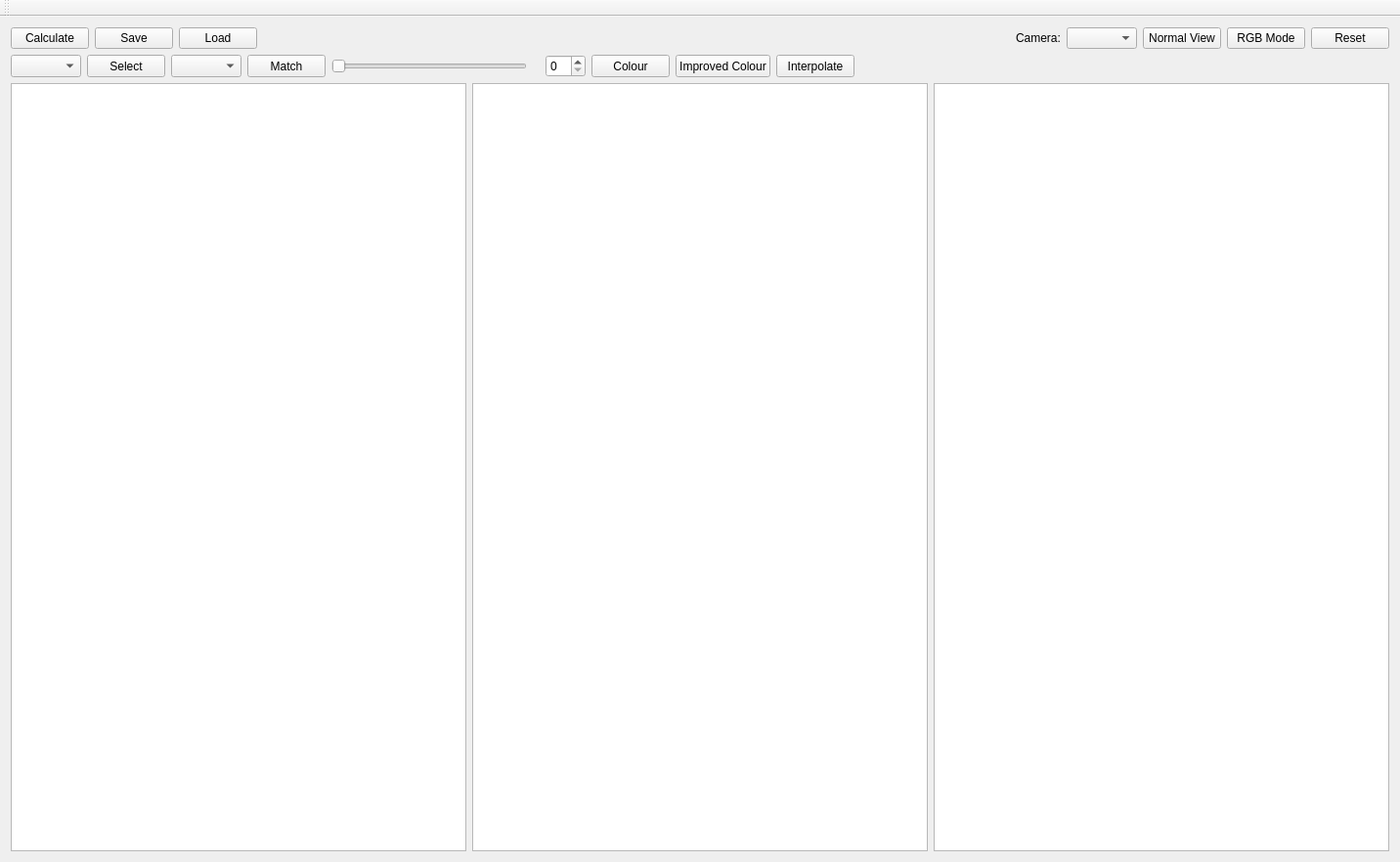
<?xml version="1.0" encoding="UTF-8"?>
<ui version="4.0">
 <class>MainWindow</class>
 <widget class="QMainWindow" name="MainWindow">
  <property name="geometry">
   <rect>
    <x>0</x>
    <y>0</y>
    <width>1432</width>
    <height>882</height>
   </rect>
  </property>
  <property name="windowTitle">
   <string>MainWindow</string>
  </property>
  <widget class="QWidget" name="centralWidget">
   <property name="minimumSize">
    <size>
     <width>1070</width>
     <height>0</height>
    </size>
   </property>
   <property name="layoutDirection">
    <enum>Qt::LeftToRight</enum>
   </property>
   <layout class="QVBoxLayout" name="verticalLayout">
    <item>
     <layout class="QHBoxLayout" name="horizontalLayout_5">
      <item>
       <layout class="QHBoxLayout" name="horizontalLayout_2">
        <property name="sizeConstraint">
         <enum>QLayout::SetDefaultConstraint</enum>
        </property>
        <property name="rightMargin">
         <number>0</number>
        </property>
        <property name="bottomMargin">
         <number>0</number>
        </property>
        <item>
         <widget class="QPushButton" name="calcButton">
          <property name="maximumSize">
           <size>
            <width>100</width>
            <height>30</height>
           </size>
          </property>
          <property name="text">
           <string>Calculate</string>
          </property>
         </widget>
        </item>
        <item>
         <widget class="QPushButton" name="saveButton">
          <property name="maximumSize">
           <size>
            <width>100</width>
            <height>30</height>
           </size>
          </property>
          <property name="text">
           <string>Save</string>
          </property>
         </widget>
        </item>
        <item>
         <widget class="QPushButton" name="loadButton">
          <property name="maximumSize">
           <size>
            <width>100</width>
            <height>30</height>
           </size>
          </property>
          <property name="text">
           <string>Load</string>
          </property>
         </widget>
        </item>
       </layout>
      </item>
      <item>
       <spacer name="horizontalSpacer">
        <property name="orientation">
         <enum>Qt::Horizontal</enum>
        </property>
        <property name="sizeHint" stdset="0">
         <size>
          <width>40</width>
          <height>20</height>
         </size>
        </property>
       </spacer>
      </item>
      <item>
       <layout class="QHBoxLayout" name="horizontalLayout_4">
        <item>
         <widget class="QLabel" name="label_2">
          <property name="maximumSize">
           <size>
            <width>100</width>
            <height>16777215</height>
           </size>
          </property>
          <property name="text">
           <string>Camera:</string>
          </property>
         </widget>
        </item>
        <item>
         <widget class="QComboBox" name="cameraBox">
          <property name="maximumSize">
           <size>
            <width>80</width>
            <height>30</height>
           </size>
          </property>
          <property name="currentText">
           <string/>
          </property>
         </widget>
        </item>
        <item>
         <widget class="QPushButton" name="showButton2">
          <property name="maximumSize">
           <size>
            <width>100</width>
            <height>30</height>
           </size>
          </property>
          <property name="text">
           <string>Normal View</string>
          </property>
         </widget>
        </item>
        <item>
         <widget class="QPushButton" name="showButton">
          <property name="maximumSize">
           <size>
            <width>100</width>
            <height>30</height>
           </size>
          </property>
          <property name="text">
           <string>RGB Mode</string>
          </property>
          <property name="autoDefault">
           <bool>false</bool>
          </property>
         </widget>
        </item>
        <item>
         <widget class="QPushButton" name="resetButton">
          <property name="maximumSize">
           <size>
            <width>100</width>
            <height>30</height>
           </size>
          </property>
          <property name="text">
           <string>Reset</string>
          </property>
         </widget>
        </item>
       </layout>
      </item>
     </layout>
    </item>
    <item>
     <layout class="QHBoxLayout" name="horizontalLayout_3">
      <item>
       <widget class="QComboBox" name="cam1Box">
        <property name="maximumSize">
         <size>
          <width>80</width>
          <height>30</height>
         </size>
        </property>
       </widget>
      </item>
      <item>
       <widget class="QPushButton" name="selectButton">
        <property name="maximumSize">
         <size>
          <width>100</width>
          <height>30</height>
         </size>
        </property>
        <property name="text">
         <string>Select</string>
        </property>
       </widget>
      </item>
      <item>
       <widget class="QComboBox" name="cam2Box">
        <property name="maximumSize">
         <size>
          <width>80</width>
          <height>30</height>
         </size>
        </property>
       </widget>
      </item>
      <item>
       <widget class="QPushButton" name="matchButton">
        <property name="maximumSize">
         <size>
          <width>100</width>
          <height>30</height>
         </size>
        </property>
        <property name="text">
         <string>Match</string>
        </property>
       </widget>
      </item>
      <item>
       <widget class="QSlider" name="interpolateSlider">
        <property name="maximumSize">
         <size>
          <width>200</width>
          <height>30</height>
         </size>
        </property>
        <property name="orientation">
         <enum>Qt::Horizontal</enum>
        </property>
       </widget>
      </item>
      <item>
       <widget class="QLabel" name="slider_val">
        <property name="maximumSize">
         <size>
          <width>16777215</width>
          <height>16777208</height>
         </size>
        </property>
        <property name="text">
         <string/>
        </property>
       </widget>
      </item>
      <item>
       <widget class="QSpinBox" name="sliderSpinner"/>
      </item>
      <item>
       <widget class="QPushButton" name="getRGBValButton">
        <property name="maximumSize">
         <size>
          <width>100</width>
          <height>30</height>
         </size>
        </property>
        <property name="text">
         <string>Colour</string>
        </property>
       </widget>
      </item>
      <item>
       <widget class="QPushButton" name="getRGBValImpButton">
        <property name="maximumSize">
         <size>
          <width>130</width>
          <height>30</height>
         </size>
        </property>
        <property name="text">
         <string>Improved Colour</string>
        </property>
       </widget>
      </item>
      <item>
       <widget class="QPushButton" name="interpolateButton">
        <property name="maximumSize">
         <size>
          <width>100</width>
          <height>30</height>
         </size>
        </property>
        <property name="text">
         <string>Interpolate</string>
        </property>
       </widget>
      </item>
      <item>
       <spacer name="horizontalSpacer_2">
        <property name="orientation">
         <enum>Qt::Horizontal</enum>
        </property>
        <property name="sizeHint" stdset="0">
         <size>
          <width>40</width>
          <height>20</height>
         </size>
        </property>
       </spacer>
      </item>
     </layout>
    </item>
    <item>
     <layout class="QHBoxLayout" name="horizontalLayout">
      <item>
       <widget class="QGraphicsView" name="imgView"/>
      </item>
      <item>
       <widget class="QGraphicsView" name="graphicsView"/>
      </item>
      <item>
       <widget class="QGraphicsView" name="colorView"/>
      </item>
     </layout>
    </item>
   </layout>
  </widget>
  <widget class="QMenuBar" name="menuBar">
   <property name="geometry">
    <rect>
     <x>0</x>
     <y>0</y>
     <width>1432</width>
     <height>22</height>
    </rect>
   </property>
  </widget>
  <widget class="QToolBar" name="mainToolBar">
   <attribute name="toolBarArea">
    <enum>TopToolBarArea</enum>
   </attribute>
   <attribute name="toolBarBreak">
    <bool>false</bool>
   </attribute>
  </widget>
 </widget>
 <layoutdefault spacing="6" margin="11"/>
 <resources/>
 <connections/>
</ui>
